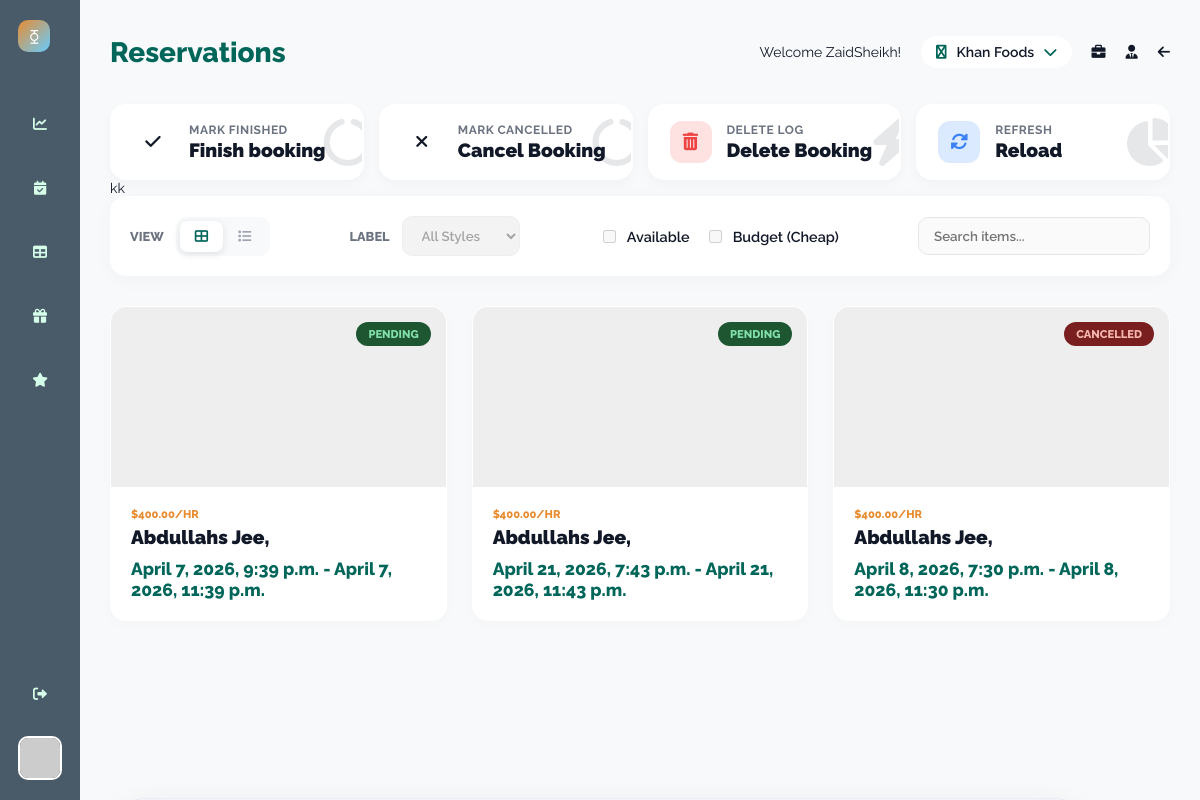
The page /business/reservations/ (signed in) on the database its author committed.
### UsersHandling/models.py (models this page shows)
class User(AbstractUser):
    email = models.EmailField(unique=True)
    ROLE_CHOICES = [
        ('CUSTOMER', 'Customer'),
        ('OWNER', 'Owner')
    ]
    role = models.CharField(max_length=10, choices=ROLE_CHOICES)
    image = models.ImageField(upload_to='UsersHandling/media/images/', blank=True, null=True)
    date_of_birth = models.DateField(blank=True, null=True)
    phone = models.CharField(max_length=20, blank=True, null=True)
    class Gender(models.TextChoices):
        MALE = 'M', 'Male'
        FEMALE = 'F', 'Female'
        OTHER = 'O', 'Other'
    gender = models.CharField(
        max_length=1,
        choices=Gender.choices,
        blank=True,
        null=True
    )

### Restaurants/models.py (models this page shows, shortened)
class Restaurant(models.Model):
    name = models.CharField(max_length=100)
    title = models.CharField(max_length=100)
    image = models.ImageField(upload_to='Restaurants/media/images/', blank=True, null=True)
    about_restaurant = models.TextField(blank=True, null=True)
    seating_types = models.ManyToManyField(SeatingType, blank=True)
    created_at = models.DateTimeField(auto_now_add=True)
    fb_link = models.URLField(blank=True, null=True)
    website_link = models.URLField(blank=True, null=True)
    has_top_offers = models.BooleanField(default=False)
    default_opening_hour = models.TimeField(default="18:00")  # 6 PM
    default_closing_hour = models.TimeField(default="01:00")  # 1 AM
    slot_duration_minutes = models.PositiveIntegerField(default=60)
    allow_advance_booking_days = models.PositiveIntegerField(default=60)
    cool_down = models.PositiveIntegerField(default=30)
    city = models.CharField(max_length=50)
    address = models.CharField(max_length=255, blank=True, null=True)
    phone_number = models.CharField(max_length=20, blank=True, null=True)
    is_approved = models.BooleanField(default=False)

class Table(models.Model):
    restaurant = models.ForeignKey(Restaurant, on_delete=models.CASCADE, related_name='tables')
    name = models.CharField(max_length=50)
    table_size = models.ForeignKey(TableSize, on_delete=models.PROTECT, related_name='tables')
    seating_type = models.ForeignKey(SeatingType, on_delete=models.SET_NULL, null=True, blank=True, default=None)
    is_available = models.BooleanField(default=True)
    is_combinable = models.BooleanField(default=True)  # Allows dynamic merging
    base_price = models.DecimalField(max_digits=10, decimal_places=2, default=0.0)  # Base price per table
    class Meta:
        unique_together = ('restaurant', 'name')

### Reservations/models.py (models this page shows, shortened)
class Booking(models.Model):
    STATUS_PENDING = 'pending'
    STATUS_FINISHED = 'finished'
    STATUS_CANCELLED = 'cancelled'
    STATUS_CHOICES = [
        (STATUS_PENDING, 'Pending'),
        (STATUS_FINISHED, 'Finished'),
        (STATUS_CANCELLED, 'Cancelled'),
    ]
    restaurant = models.ForeignKey('Restaurants.Restaurant', on_delete=models.CASCADE)
    customer = models.ForeignKey(User, on_delete=models.CASCADE, related_name='bookings')
    tables = models.ManyToManyField('Restaurants.Table', related_name='bookings')
    booking_start_datetime = models.DateTimeField()
    booking_end_datetime = models.DateTimeField()
    status = models.CharField(max_length=10, choices=STATUS_CHOICES, default=STATUS_PENDING)
    card_number = models.CharField(max_length=16)
    name_on_the_card = models.CharField(max_length=50)
    total_price = models.DecimalField(max_digits=10, decimal_places=2, default=0.0)
    created_at = models.DateTimeField(auto_now_add=True)

### Restaurants/decorators.py (the view)
    def _wrapped(request, *args, **kwargs):
        print("I am here in _wrapped")
        user = request.user
        if not user.is_authenticated:
            raise PermissionDenied
        elif (not isStaff(user)) and (not isOwner(user)):
            raise PermissionDenied
        else:
            print("survived both in _wrapped", user.is_authenticated, isStaff(user), isOwner(user))
            return view_func(request, *args, **kwargs)

### Restaurants/templates/Restaurants/reservations.html (shortened to what this page needs)
{% extends "Restaurants/base.html" %}
{% load static %}
{% block styles %}
<link rel="stylesheet" href="{% static 'Restaurants/css/stylishgrid.css' %}">
{% endblock %}
{% block name %} Reservations {% endblock %}
{% block buttons %}
<div class="action-card btn-finish booking_finish">
    <div class="icon-box">
        <i class="fas fa-check"></i>
    </div>
    <div class="card-content">
        <span class="card-label">Mark Finished</span>
        <span class="card-value">Finish booking</span>
    </div>
    <i class="fas fa-circle-notch progress-mini"></i>
</div>
<div class="action-card btn-cancel booking_cancel">
    <div class="icon-box">
        <i class="fas fa-times"></i>
    </div>
    <div class="card-content">
        <span class="card-label">Mark Cancelled</span>
        <span class="card-value">Cancel Booking</span>
    </div>
    <i class="fas fa-circle-notch progress-mini"></i>
</div>
<div class="action-card btn-delete">
    <div class="icon-box">
        <i class="fas fa-trash-alt"></i>
    </div>
    <div class="card-content">
        <span class="card-label">Delete Log</span>
        <span class="card-value">Delete Booking</span>
    </div>
    <i class="fas fa-bolt progress-mini"></i>
</div>
<div class="action-card btn-view">
    <div class="icon-box">
        <i class="fas fa-sync-alt"></i>
    </div>
    <div class="card-content">
        <span class="card-label">Refresh</span>
        <span class="card-value">Reload</span>
    </div>
    <i class="fas fa-pie-chart progress-mini"></i>
</div>
{% endblock %}
{% block content %}
<div class="container">
    <header class="filter-panel">
        <div class="filter-group">
            <span class="filter-label">View</span>
            <div class="view-switcher">
                <button class="view-btn active" id="gridBtn" title="Grid View">
                    <i class="fas fa-th-large"></i>
                </button>
                <button class="view-btn" id="listBtn" title="List View">
                    <i class="fas fa-list"></i>
                </button>
            </div>
        </div>
        <div class="filter-group">
            <span class="filter-label">Label</span>
            <select class="custom-select" disabled>
                <option value="all">All Styles</option>
            </select>
        </div>
        <div class="filter-group toggle-filter">
            <label class="checkbox-wrapper">
                <input type="checkbox" disabled> Available
            </label>
            <label class="checkbox-wrapper">
                <input type="checkbox" disabled> Budget (Cheap)
            </label>
        </div>
        <div class="filter-group">
            <input type="text" class="custom-select" placeholder="Search items..." style="width: 200px;" disabled>
        </div>
    </header>
    <main class="data-grid grid-view" id="mainGrid">
        {% for r in reservations %}
        <div class="item-card clickable-card" data-label="adventure" data-id="{{r.id}}">
            <div class="item-image">
                <span class="status-badge
    {% if r.status == 'finished' %}status-finished
    {% elif r.status == 'pending' %}status-pending
    {% elif r.status == 'cancelled' %}status-cancelled
    {% else %}status-unknown{% endif %}">
                    {{ r.status|capfirst }}
                </span>
            </div>
            <div class="item-content">
                <div>
                    <span class="item-label">${{r.total_price}}/hr</span>
                    <h3 class="item-title">{% for table in r.tables.all %}{{ table.name }}, {% endfor %}</h3>
                </div>
                <div class="item-price">{{r.booking_start_datetime}} - {{r.booking_end_datetime}}</div>
            </div>
        </div>
        {% endfor %}
    </main>
</div>
{% endblock %}

### Restaurants/templates/Restaurants/base.html (shortened to what this page needs)
{% load static %}
{% load auth_tags %}
{% load range_tags %}
<!DOCTYPE html>
<html lang="en">
<head>
    <link rel="stylesheet" href="https://cdnjs.cloudflare.com/ajax/libs/font-awesome/6.0.0/css/all.min.css">
    <link rel="stylesheet" href="{% static 'Restaurants/css/base.css' %}">
    <link rel="stylesheet" href="{% static 'Restaurants/css/btnpanel.css' %}">
    {% block styles %}
    {% endblock %}
</head>
<body>
    <div class="sidebar">
        <div class="sidebar-top">
            <div class="sidebar-logo">⧲</div>
            <div class="nav-links">
                {% if request.user|is_owner %}
                <a href="/business/" class="nav-item {% if request.path == '/business/' %}active{% endif %}" title="Analytics">
                    <i class="fas fa-chart-line"></i>
                </a>
                {% endif %}
                <a href="/business/reservations" class="nav-item {% if request.path == '/business/reservations' %}active{% endif %}" title="Reservations">
                    <i class="fas fa-calendar-check"></i>
                </a>
                <a href="/business/tables" class="nav-item {% if request.path == '/business/tables' %}active{% endif %}" title="Table Management">
                    <i class="fas fa-table"></i>
                </a>
                <a href="/business/holidays" class="nav-item {% if request.path == '/business/holidays' %}active{% endif %}" title="Holidays">
                    <i class="fas fa-gift"></i>
                </a>
                <a href="/business/reviews" class="nav-item {% if request.path == '/business/reviews' %}active{% endif %}" title="Reviews">
                    <i class="fas fa-star"></i>
                </a>
            </div>
        </div>
        <div class="sidebar-bottom">
            <div class="nav-item" id="dashboard-logout"><i class="fas fa-sign-out-alt"></i></div>
            <div class="profile-pic">
                {% if request.user.image %}
                <img src="{{ CP__OwnerProfile.image.url }}" alt="" class="profile-pic">
                {% else %}
                <img src="https://placehold.co/40x40/008000/D88938?text={{ request.user.username|initials }}"
                class="profile-avatar">
                {% endif %}
            </div>
        </div>
    </div>
<div class="main-content">
    <div class="header">
        <div class="header-title">
            <h1>{% block name %}{% endblock %}</h1>
        </div>
        <div class="header-controls">
            <p>Welcome {{ CP__OwnerProfile }}!</p>
            {% if request.user|is_owner %}
            <div class="dropdown-wrapper">
                <div class="dropdown-menu" id="business-trigger">
                    <i class="fab fa-briefcase dropdown-icon"></i>
                    <span id="current-business-name" data-current-id="{{ CP__Selected.id }}">
                        {{ CP__Selected.name|default:"Select Restaurant" }}
                    </span>
                    <i class="fas fa-chevron-down dropdown-icon"></i>
                </div>
            </div>
            {% endif %}
            {% if request.user|is_owner %}
            <a href="/business/business-info"><i class="fas fa-briefcase fullscreen-icon c-pointer"></i></a>
            {% endif %}
           <a href="/business/staff-management"><i class="fas fa-user-tie fullscreen-icon c-pointer"></i></a>
            <div class="notification-bell">
                <a href="/"><i class="fas fa-arrow-left"></i></a>
            </div>
        </div>
    </div>
    <div class="panel-container">
        {% block buttons %}
        {% endblock %}
    </div>
    kk
    {% block content %}
    {% endblock %}
</div>
</body>
</html>

### rows shown on the page
User: username "ZaidSheikh"
Restaurant: name "Khan Foods"
Booking: status "PENDING", total_price "400.00", booking_start_datetime "April 7, 2026, 9:39 p.m.", booking_end_datetime "April 7, 2026, 11:39 p.m."
Table: name "Abdullahs Jee"
Booking: status "PENDING", total_price "400.00", booking_start_datetime "April 21, 2026, 7:43 p.m.", booking_end_datetime "April 21, 2026, 11:43 p.m."
Booking: status "CANCELLED", total_price "400.00", booking_start_datetime "April 8, 2026, 7:30 p.m.", booking_end_datetime "April 8, 2026, 11:30 p.m."
